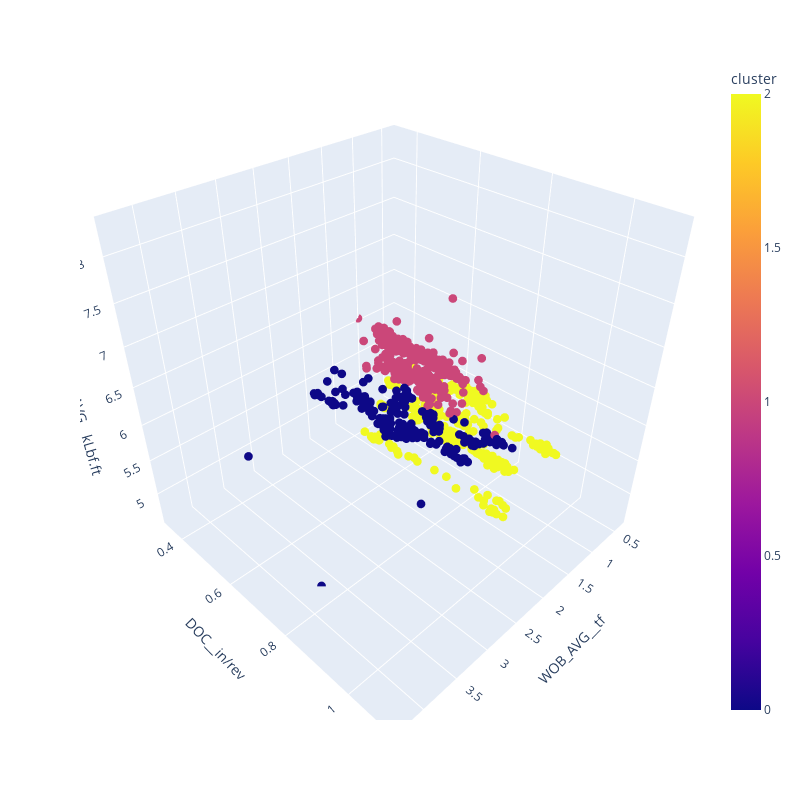

Source (notebook cell):
### Code cell
plot_3d_scatter(df, 'WOB_AVG__tf',  'DOC__in/rev', 'TORQ_AVG__kLbf.ft', 'cluster')
# plot_3d_scatter(df, 'WOB_AVG__tf',  'DOC__in/rev', 'TORQ_AVG__kLbf.ft')
# plot_3d_scatter(df, 'DOC__in/rev', 'TORQ_AVG__kLbf.ft', 'MSE__ksi')
# plot_3d_scatter(df, 'DOC__in/rev', 'TORQ_AVG__kLbf.ft', 'MSE__ksi', 'cluster')

# plot_2d_scatter(df, 'WOB_AVG__tf',  'TORQ_AVG__kLbf.ft')

### Figure 1 — Plotly figure (JSON) as saved in the notebook; plotly's stock layout.template omitted (floating-point values rounded to 4 significant figures; data arrays with more than 128 entries replaced by an {"elided": "..."} marker saying what was removed)
{"data": [{"hovertemplate": "WOB_AVG__tf=%{x}<br>DOC__in/rev=%{y}<br>TORQ_AVG__kLbf.ft=%{z}<br>cluster=%{marker.color}<extra></extra>", "legendgroup": "", "marker": {"color": {"elided": "956 int values"}, "coloraxis": "coloraxis", "size": 3, "symbol": "circle"}, "mode": "markers", "name": "", "scene": "scene", "showlegend": false, "type": "scatter3d", "x": {"elided": "956 float values"}, "y": {"elided": "956 float values"}, "z": {"elided": "956 float values"}}], "layout": {"coloraxis": {"colorbar": {"title": {"text": "cluster"}}, "colorscale": [[0, "#0d0887"], [0.1111, "#46039f"], [0.2222, "#7201a8"], [0.3333, "#9c179e"], [0.4444, "#bd3786"], [0.5556, "#d8576b"], [0.6667, "#ed7953"], [0.7778, "#fb9f3a"], [0.8889, "#fdca26"], [1, "#f0f921"]]}, "height": 800, "legend": {"tracegroupgap": 0}, "margin": {"t": 60}, "scene": {"domain": {"x": [0, 1], "y": [0, 1]}, "xaxis": {"range": [0.28, 4.416], "title": {"text": "WOB_AVG__tf"}}, "yaxis": {"range": [0.32, 1.128], "title": {"text": "DOC__in/rev"}}, "zaxis": {"range": [4.54, 8.4], "title": {"text": "TORQ_AVG__kLbf.ft"}}}, "width": 800}}
